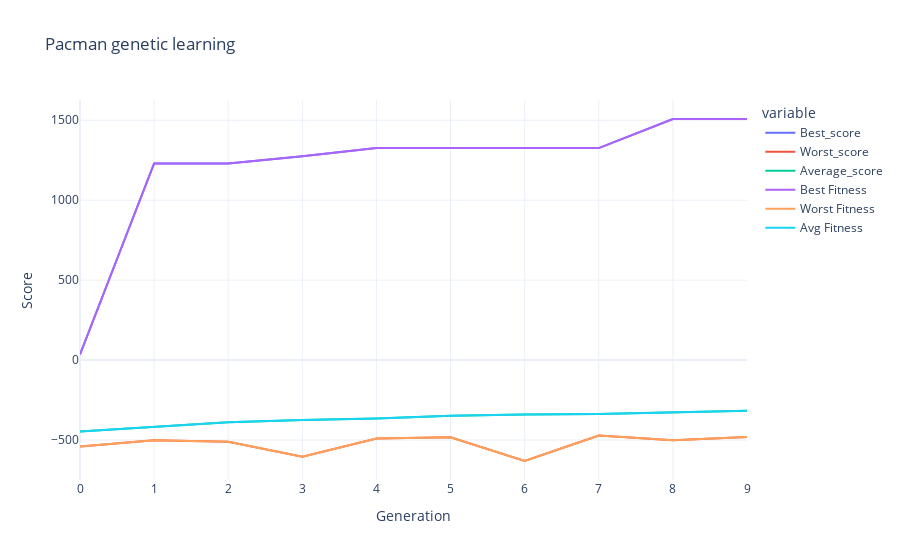

The code cell stored with this chart in its notebook:
### Code cell
fig = px.line(results, x='Generation', y=['Best_score', 'Worst_score', 'Average_score', 'Best Fitness', 'Worst Fitness', 'Avg Fitness'], title='Pacman genetic learning',
                  labels=dict(value = 'Score'), template='plotly_white')
fig.show()

### Figure 1 — Plotly figure (JSON) as saved in the notebook; plotly's stock layout.template omitted (floating-point values rounded to 4 significant figures)
{"data": [{"hovertemplate": "variable=Best_score<br>Generation=%{x}<br>Score=%{y}<extra></extra>", "legendgroup": "Best_score", "line": {"color": "#636efa", "dash": "solid"}, "mode": "lines", "name": "Best_score", "orientation": "v", "showlegend": true, "type": "scatter", "x": [0, 1, 2, 3, 4, 5, 6, 7, 8, 9], "xaxis": "x", "y": [35, 1230, 1230, 1275, 1326, 1326, 1326, 1326, 1508, 1508], "yaxis": "y"}, {"hovertemplate": "variable=Worst_score<br>Generation=%{x}<br>Score=%{y}<extra></extra>", "legendgroup": "Worst_score", "line": {"color": "#EF553B", "dash": "solid"}, "mode": "lines", "name": "Worst_score", "orientation": "v", "showlegend": true, "type": "scatter", "x": [0, 1, 2, 3, 4, 5, 6, 7, 8, 9], "xaxis": "x", "y": [-540, -502, -511, -605, -490, -482, -631, -472, -501, -481], "yaxis": "y"}, {"hovertemplate": "variable=Average_score<br>Generation=%{x}<br>Score=%{y}<extra></extra>", "legendgroup": "Average_score", "line": {"color": "#00cc96", "dash": "solid"}, "mode": "lines", "name": "Average_score", "orientation": "v", "showlegend": true, "type": "scatter", "x": [0, 1, 2, 3, 4, 5, 6, 7, 8, 9], "xaxis": "x", "y": [-447.2, -418.9, -388.6, -374.5, -364.7, -348.3, -339.9, -337.6, -328.1, -317.2], "yaxis": "y"}, {"hovertemplate": "variable=Best Fitness<br>Generation=%{x}<br>Score=%{y}<extra></extra>", "legendgroup": "Best Fitness", "line": {"color": "#ab63fa", "dash": "solid"}, "mode": "lines", "name": "Best Fitness", "orientation": "v", "showlegend": true, "type": "scatter", "x": [0, 1, 2, 3, 4, 5, 6, 7, 8, 9], "xaxis": "x", "y": [35, 1230, 1230, 1275, 1326, 1326, 1326, 1326, 1508, 1508], "yaxis": "y"}, {"hovertemplate": "variable=Worst Fitness<br>Generation=%{x}<br>Score=%{y}<extra></extra>", "legendgroup": "Worst Fitness", "line": {"color": "#FFA15A", "dash": "solid"}, "mode": "lines", "name": "Worst Fitness", "orientation": "v", "showlegend": true, "type": "scatter", "x": [0, 1, 2, 3, 4, 5, 6, 7, 8, 9], "xaxis": "x", "y": [-540, -502, -511, -605, -490, -482, -631, -472, -501, -481], "yaxis": "y"}, {"hovertemplate": "variable=Avg Fitness<br>Generation=%{x}<br>Score=%{y}<extra></extra>", "legendgroup": "Avg Fitness", "line": {"color": "#19d3f3", "dash": "solid"}, "mode": "lines", "name": "Avg Fitness", "orientation": "v", "showlegend": true, "type": "scatter", "x": [0, 1, 2, 3, 4, 5, 6, 7, 8, 9], "xaxis": "x", "y": [-447.2, -418.9, -388.6, -374.5, -364.7, -348.3, -339.9, -337.6, -328.1, -317.2], "yaxis": "y"}], "layout": {"legend": {"title": {"text": "variable"}, "tracegroupgap": 0}, "title": {"text": "Pacman genetic learning"}, "xaxis": {"anchor": "y", "domain": [0, 1], "title": {"text": "Generation"}}, "yaxis": {"anchor": "x", "domain": [0, 1], "title": {"text": "Score"}}}}
